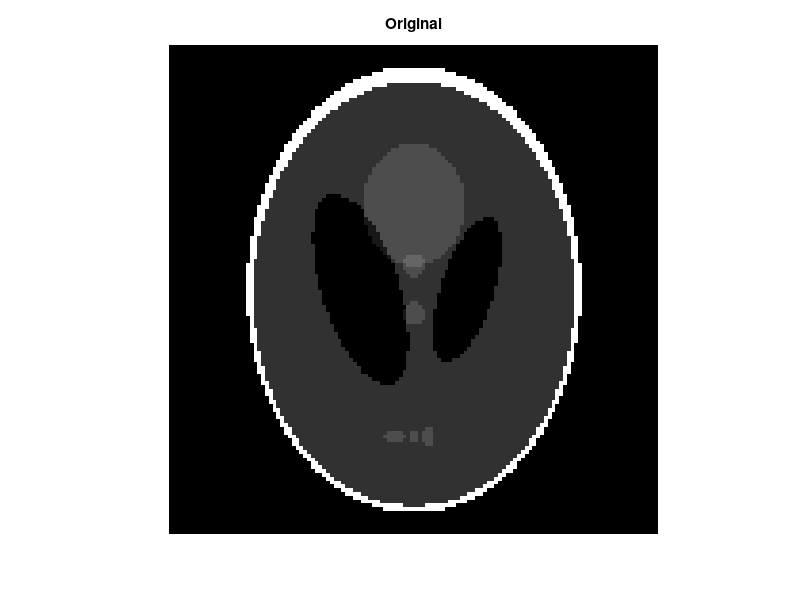
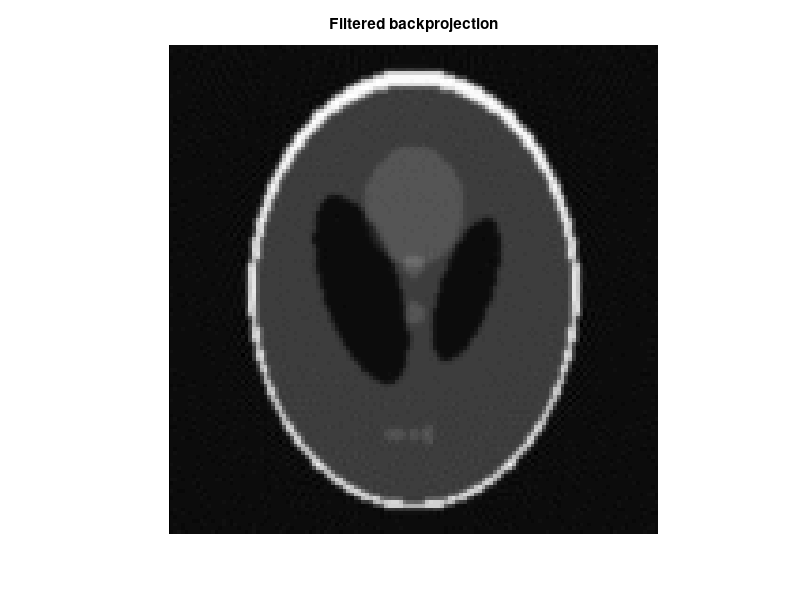
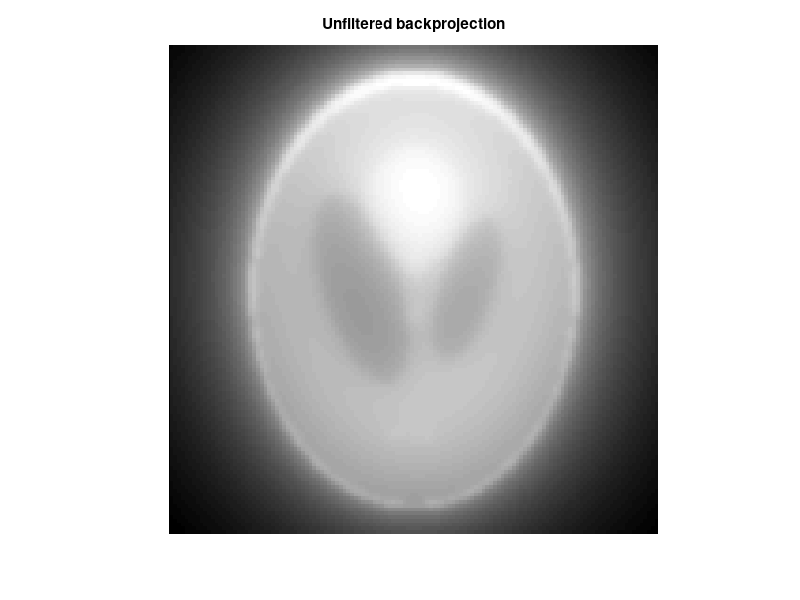

MATLAB code for these plots, in order:
clc
clear
close all
n = 1;
teta = 180;
P = phantom(128); % inisiasi fantom dengan 128 pixel yang merepresentasikan pasien di lakukan ct scan
R = radon(P,1:n:teta); %transformasi ke sinogram menggunakan fungsi radon dengan sudut 0 sampai 179
I1 = iradon(R,1:n:teta); %proyeksi balik dari sinogram ke sebuah citra menggunakan filter
I2 = iradon(R,1:n:teta,'linear','none'); %proyeksi balik dari sinogram ke sebuah citra tanpa filter
figure; imshow(P), title('Original')
figure; imshow(I1,[]), title('Filtered backprojection')
figure; imshow(I2,[]), title('Unfiltered backprojection')